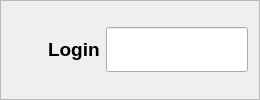
                  <widget class="QFrame" name="login">
                   <property name="minimumSize">
                    <size>
                     <width>0</width>
                     <height>100</height>
                    </size>
                   </property>
                   <property name="maximumSize">
                    <size>
                     <width>16777215</width>
                     <height>100</height>
                    </size>
                   </property>
                   <property name="frameShape">
                    <enum>QFrame::StyledPanel</enum>
                   </property>
                   <property name="frameShadow">
                    <enum>QFrame::Raised</enum>
                   </property>
                   <layout class="QHBoxLayout" name="horizontalLayout_7">
                    <item>
                     <widget class="QLabel" name="lb_ikona_login">
                      <property name="minimumSize">
                       <size>
                        <width>30</width>
                        <height>30</height>
                       </size>
                      </property>
                      <property name="maximumSize">
                       <size>
                        <width>30</width>
                        <height>30</height>
                       </size>
                      </property>
                      <property name="font">
                       <font>
                        <pointsize>8</pointsize>
                       </font>
                      </property>
                      <property name="text">
                       <string/>
                      </property>
                      <property name="pixmap">
                       <pixmap>../icons/icons_blue/user.svg</pixmap>
                      </property>
                      <property name="scaledContents">
                       <bool>true</bool>
                      </property>
                     </widget>
                    </item>
                    <item>
                     <widget class="QLabel" name="lb_login">
                      <property name="minimumSize">
                       <size>
                        <width>0</width>
                        <height>45</height>
                       </size>
                      </property>
                      <property name="maximumSize">
                       <size>
                        <width>16777215</width>
                        <height>45</height>
                       </size>
                      </property>
                      <property name="font">
                       <font>
                        <pointsize>14</pointsize>
                        <weight>75</weight>
                        <bold>true</bold>
                       </font>
                      </property>
                      <property name="text">
                       <string>Login</string>
                      </property>
                     </widget>
                    </item>
                    <item>
                     <widget class="QLineEdit" name="le_login">
                      <property name="minimumSize">
                       <size>
                        <width>0</width>
                        <height>45</height>
                       </size>
                      </property>
                      <property name="maximumSize">
                       <size>
                        <width>400</width>
                        <height>45</height>
                       </size>
                      </property>
                      <property name="font">
                       <font>
                        <pointsize>11</pointsize>
                       </font>
                      </property>
                      <property name="alignment">
                       <set>Qt::AlignLeading|Qt::AlignLeft|Qt::AlignVCenter</set>
                      </property>
                     </widget>
                    </item>
                   </layout>
                  </widget>
